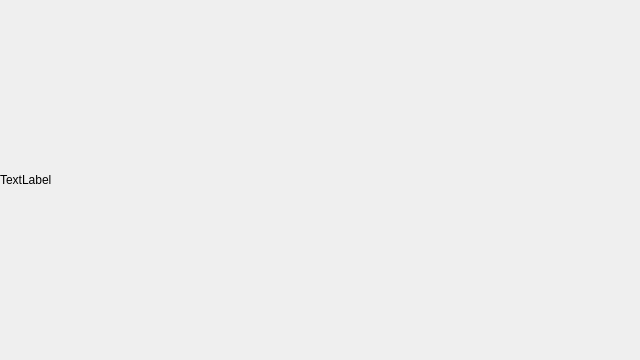
<?xml version="1.0" encoding="UTF-8"?>
<ui version="4.0">
 <class>VideoView</class>
 <widget class="QWidget" name="VideoView">
  <property name="geometry">
   <rect>
    <x>0</x>
    <y>0</y>
    <width>640</width>
    <height>360</height>
   </rect>
  </property>
  <property name="minimumSize">
   <size>
    <width>640</width>
    <height>360</height>
   </size>
  </property>
  <property name="maximumSize">
   <size>
    <width>1280</width>
    <height>720</height>
   </size>
  </property>
  <property name="windowTitle">
   <string>Form</string>
  </property>
  <widget class="QLabel" name="videoLabel">
   <property name="geometry">
    <rect>
     <x>0</x>
     <y>0</y>
     <width>640</width>
     <height>360</height>
    </rect>
   </property>
   <property name="minimumSize">
    <size>
     <width>640</width>
     <height>360</height>
    </size>
   </property>
   <property name="maximumSize">
    <size>
     <width>640</width>
     <height>360</height>
    </size>
   </property>
   <property name="text">
    <string>TextLabel</string>
   </property>
  </widget>
 </widget>
 <resources/>
 <connections/>
</ui>
